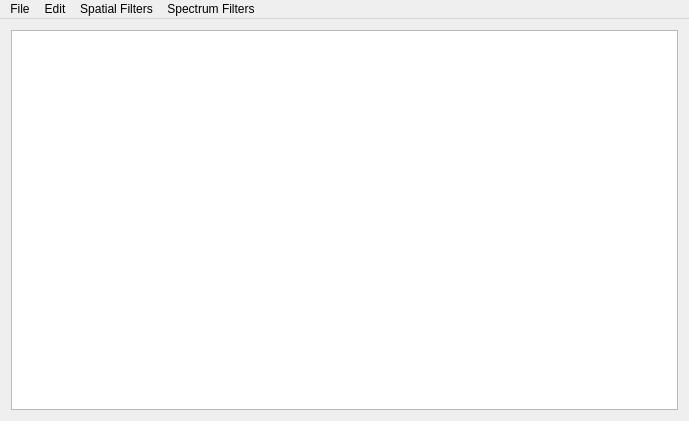
<?xml version="1.0" encoding="UTF-8"?>
<ui version="4.0">
 <class>MainWindow</class>
 <widget class="QMainWindow" name="MainWindow">
  <property name="geometry">
   <rect>
    <x>0</x>
    <y>0</y>
    <width>689</width>
    <height>421</height>
   </rect>
  </property>
  <property name="windowTitle">
   <string>MainWindow</string>
  </property>
  <widget class="QWidget" name="centralWidget">
   <layout class="QGridLayout" name="gridLayout">
    <item row="0" column="0">
     <widget class="QGraphicsView" name="graphicsView"/>
    </item>
   </layout>
  </widget>
  <widget class="QMenuBar" name="menuBar">
   <property name="geometry">
    <rect>
     <x>0</x>
     <y>0</y>
     <width>689</width>
     <height>23</height>
    </rect>
   </property>
   <widget class="QMenu" name="menu">
    <property name="title">
     <string>File</string>
    </property>
    <addaction name="actionOpen"/>
    <addaction name="actionReset"/>
    <addaction name="separator"/>
    <addaction name="actionLast"/>
    <addaction name="actionNext"/>
    <addaction name="separator"/>
    <addaction name="actionSave"/>
    <addaction name="separator"/>
    <addaction name="actionExit"/>
   </widget>
   <widget class="QMenu" name="menuEdit">
    <property name="title">
     <string>Edit</string>
    </property>
    <addaction name="actionRgb2Gray"/>
    <addaction name="actionReversal"/>
    <addaction name="actionLogTrans"/>
    <addaction name="actionGray_HistEq"/>
    <addaction name="actionColor_HistEq01"/>
    <addaction name="actionColor_HistEq02"/>
    <addaction name="separator"/>
    <addaction name="actionBasic_Transformation"/>
   </widget>
   <widget class="QMenu" name="menuFilters">
    <property name="title">
     <string>Spatial Filters</string>
    </property>
    <addaction name="actionSettings"/>
    <addaction name="separator"/>
    <addaction name="actionLinear"/>
    <addaction name="actionGauss_Blur"/>
    <addaction name="actionBilateral_Filter"/>
    <addaction name="actionMedian_Filter"/>
    <addaction name="actionExpansion"/>
    <addaction name="actionCorrosion"/>
   </widget>
   <widget class="QMenu" name="menuSpectrum_Filters">
    <property name="title">
     <string>Spectrum Filters</string>
    </property>
    <addaction name="actionSpectrum_Analysis"/>
    <addaction name="actionGaussFrequency_filtering"/>
   </widget>
   <addaction name="menu"/>
   <addaction name="menuEdit"/>
   <addaction name="menuFilters"/>
   <addaction name="menuSpectrum_Filters"/>
  </widget>
  <action name="actionOpen">
   <property name="text">
    <string>Open</string>
   </property>
  </action>
  <action name="actionReset">
   <property name="text">
    <string>Reset</string>
   </property>
  </action>
  <action name="actionLast">
   <property name="text">
    <string>Last Picture</string>
   </property>
   <property name="toolTip">
    <string>上一张</string>
   </property>
  </action>
  <action name="actionNext">
   <property name="text">
    <string>Next Picture</string>
   </property>
   <property name="toolTip">
    <string>下一张</string>
   </property>
  </action>
  <action name="actionSave">
   <property name="text">
    <string>Save</string>
   </property>
  </action>
  <action name="actionRgb2Gray">
   <property name="text">
    <string>Rgb2Gray</string>
   </property>
  </action>
  <action name="actionReversal">
   <property name="text">
    <string>Reversal</string>
   </property>
  </action>
  <action name="actionLogTrans">
   <property name="text">
    <string>LogTrans</string>
   </property>
  </action>
  <action name="actionGray_HistEq">
   <property name="text">
    <string>Gray-HistEq</string>
   </property>
  </action>
  <action name="actionColor_HistEq01">
   <property name="text">
    <string>Color-HistEq01</string>
   </property>
  </action>
  <action name="actionColor_HistEq02">
   <property name="text">
    <string>Color-HistEq02</string>
   </property>
  </action>
  <action name="actionSettings">
   <property name="text">
    <string>Settings</string>
   </property>
  </action>
  <action name="actionLinear">
   <property name="text">
    <string>Linear</string>
   </property>
  </action>
  <action name="actionGauss_Blur">
   <property name="text">
    <string>Gauss Blur</string>
   </property>
  </action>
  <action name="actionBilateral_Filter">
   <property name="text">
    <string>Bilateral Filter</string>
   </property>
  </action>
  <action name="actionMedian_Filter">
   <property name="text">
    <string>Median Filter</string>
   </property>
  </action>
  <action name="actionExpansion">
   <property name="text">
    <string>Expansion</string>
   </property>
  </action>
  <action name="actionCorrosion">
   <property name="text">
    <string>Corrosion</string>
   </property>
  </action>
  <action name="actionExit">
   <property name="text">
    <string>Exit</string>
   </property>
  </action>
  <action name="actionBasic_Transformation">
   <property name="text">
    <string>Basic Transformation</string>
   </property>
  </action>
  <action name="actionSpectrum_Analysis">
   <property name="text">
    <string>Spectrum Analysis</string>
   </property>
  </action>
  <action name="actionGaussFrequency_filtering">
   <property name="text">
    <string>GaussFrequency filtering</string>
   </property>
  </action>
 </widget>
 <layoutdefault spacing="6" margin="11"/>
 <resources/>
 <connections/>
</ui>
